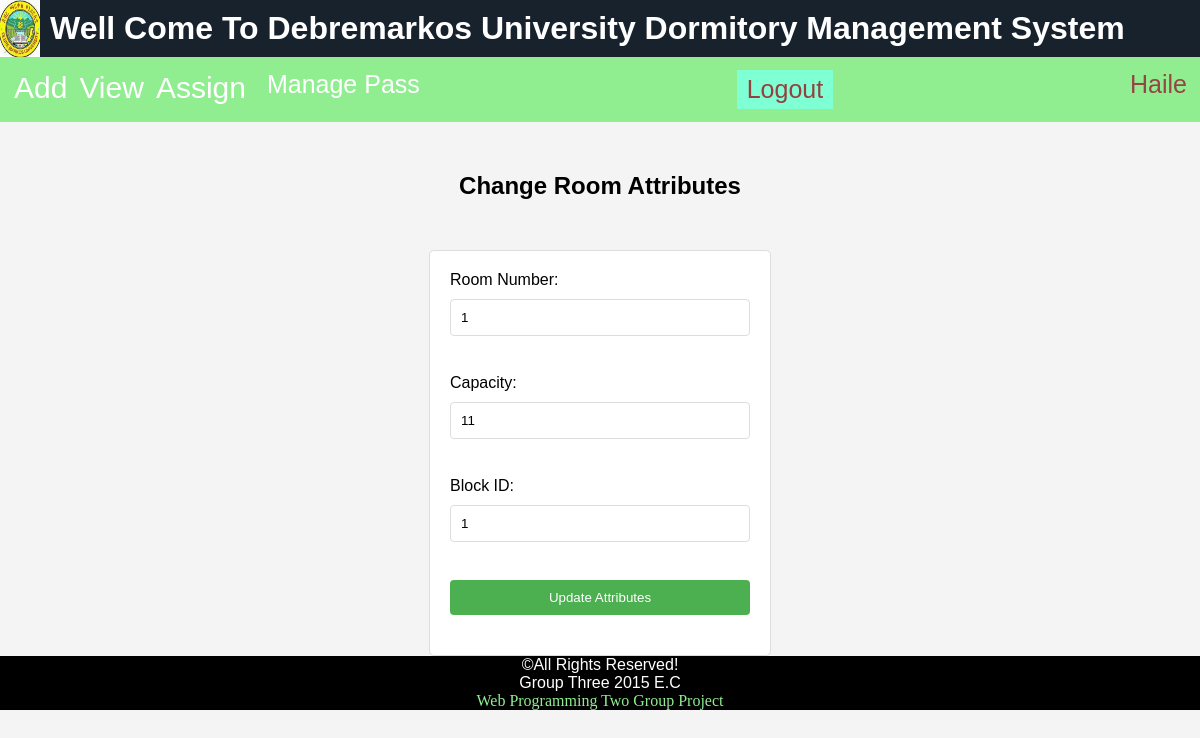
/ProctorManager/changeRoom.php?id=1 (signed in), run on the app's committed database.
### tables this page shows
CREATE TABLE `room` (
  `RoomId` int(2) NOT NULL,
  `Capacity` int(11) NOT NULL,
  `BlockNum` int(2) NOT NULL,
  `status` varchar(10) NOT NULL
);

### ProctorManager/changeRoom.php (the view, shortened to what this page needs)
<?php
include 'header.php';
require("../connect.php");
if (isset($_GET['id'])) {
    $roomId = $_GET['id'];
    $query = "SELECT * FROM Room WHERE RoomId = '$roomId'";
    $result = mysqli_query($connect, $query);
    if (mysqli_num_rows($result) > 0) {
        $room = mysqli_fetch_assoc($result);
        ?>
        <!DOCTYPE html>
        <html>
        <head>
        </head>
        <body>
            <h2>Change Room Attributes</h2>
            <form method="POST" action="">
                <label for="newRoomNumber">Room Number:</label>
                <input type="text" id="newRoomNumber" name="RoomNumber" value="<?php echo $room['RoomId']; ?>"><br><br>
                <label for="newCapacity">Capacity:</label>
                <input type="text" id="newCapacity" name="Capacity" value="<?php echo $room['Capacity']; ?>"><br><br>
                <label for="newBlockId">Block ID:</label>
                <input type="text" id="newBlockId" name="BlockId" value="<?php echo $room['BlockNum']; ?>" readonly/><br><br>
                <input type="submit" value="Update Attributes">
            </form>
        </body>
        </html>
        <?php
    } else {
        echo "Room not found.";
    }
} else {
    echo "Room ID not provided.";
}
include("../footer.php");
?>

### style.css (style rules this page uses)
body { font-family: Arial, sans-serif; background-color: #f4f4f4; margin: 0; padding: 0; }
h2 { text-align: center; margin-top: 50px; }
form { max-width: 300px; margin: 0 auto; padding: 20px; background-color: #fff; border: 1px solid #ddd; border-radius: 5px; margin-top: 50px; }
label { display: block; margin-bottom: 10px; }
input, input[type="date"], input[type="text"], input[type="email"], input[type="password"] { width: 100%; padding: 10px; border: 1px solid #ddd; border-radius: 4px; margin-bottom: 20px; }
input[type="submit"] { background-color: #4caf50; color: #fff; border: none; padding: 10px 20px; border-radius: 4px; cursor: pointer; }

### data on the page
room: RoomNumber "1", Capacity "11", BlockId "1"

### other printed values
$_SESSION['username'] "Haile"
